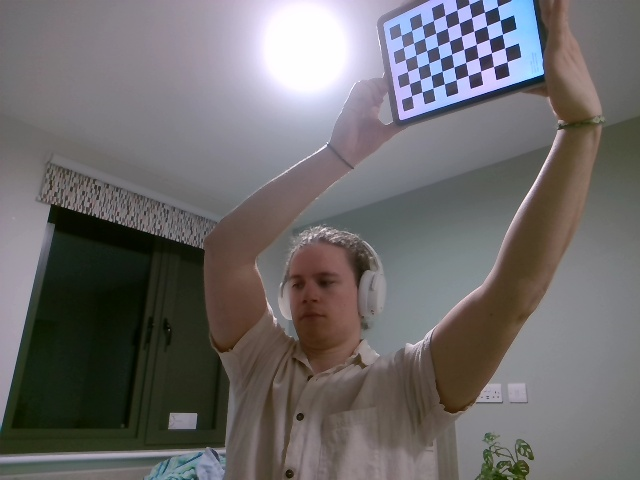
#> input picture calibration_images/calibration_image_10.jpg, 640 x 480 px; its folder holds 4 pictures in this run
$ python calibration.py
#> lines starting #> are read from the running program, lines starting #| are printed output that depends on the picture; after the words box and inside, x2 and y2 are one past the last pixel; in counts of white or black regions, pixels touching at a corner belong together
import cv2
import numpy as np
import glob
import os

# Define the dimensions of the checkerboard
CHECKERBOARD = (6, 9)  # Number of inner corners per a chessboard row and column
criteria = (cv2.TERM_CRITERIA_EPS + cv2.TERM_CRITERIA_MAX_ITER, 30, 0.001)

# Create vectors to store 3D points for each checkerboard image
objpoints = []
# Create vectors to store 2D points for each checkerboard image
imgpoints = []

# Define the real world coordinates for points in the checkerboard
objp = np.zeros((CHECKERBOARD[0] * CHECKERBOARD[1], 3), np.float32)
objp[:, :2] = np.mgrid[0:CHECKERBOARD[0], 0:CHECKERBOARD[1]].T.reshape(-1, 2)

# Get the file paths of the calibration images
images = glob.glob('calibration_images/*.jpg')

# Directory to save images with detected checkerboards
save_dir = 'calibrated_images'


for fname in images:
    img = cv2.imread(fname)
#> img is the input picture: shape (480, 640, 3); mean B, G, R 107.2, 106.6, 109.6
    gray = cv2.cvtColor(img, cv2.COLOR_BGR2GRAY)
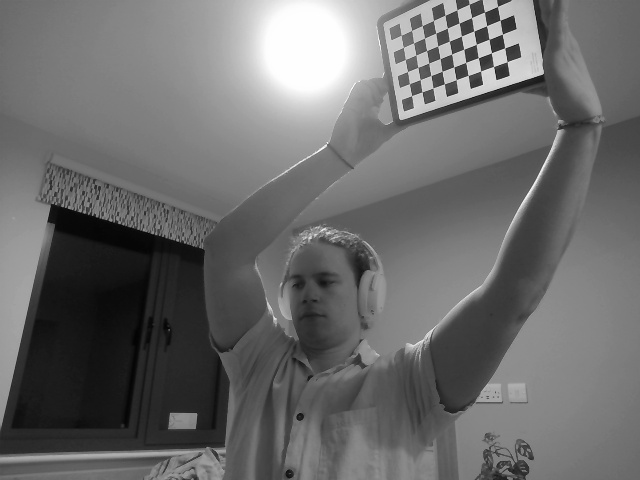
#> gray: shape (480, 640); min 3, max 255, mean 107.5

    # Find the chess board corners
    ret, corners = cv2.findChessboardCorners(gray, CHECKERBOARD, None)
#> ret = False; corners = None

    # If found, add object points, image points (after refining them)
    if ret:
        objpoints.append(objp)
        corners2 = cv2.cornerSubPix(gray, corners, (11, 11), (-1, -1), criteria)
        imgpoints.append(corners2)

        # Draw and save the corners
        img = cv2.drawChessboardCorners(img, CHECKERBOARD, corners2, ret)
    image_path = os.path.join(save_dir, os.path.basename(fname))
    cv2.imwrite(image_path, img)
    print(f"Saved {image_path}")
#> pass 2 of the loop `for fname in images:`:
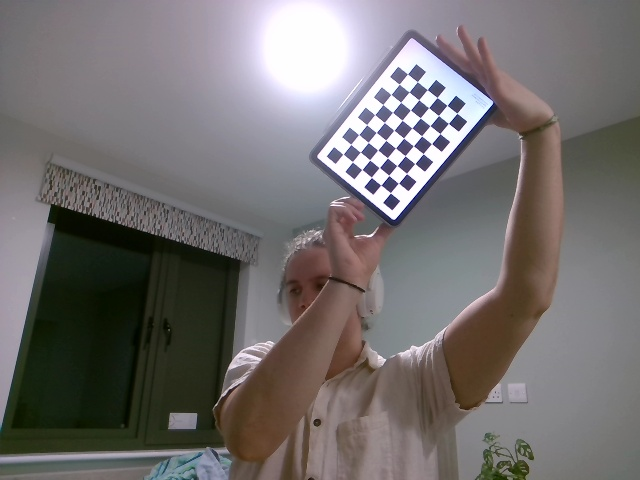
#> input picture calibration_images/calibration_image_11.jpg, 640 x 480 px
#> img is the input picture: shape (480, 640, 3); mean B, G, R 110.6, 110.9, 115
#> `gray = cv2.cvtColor(img, cv2.COLOR_BGR2GRAY)`:
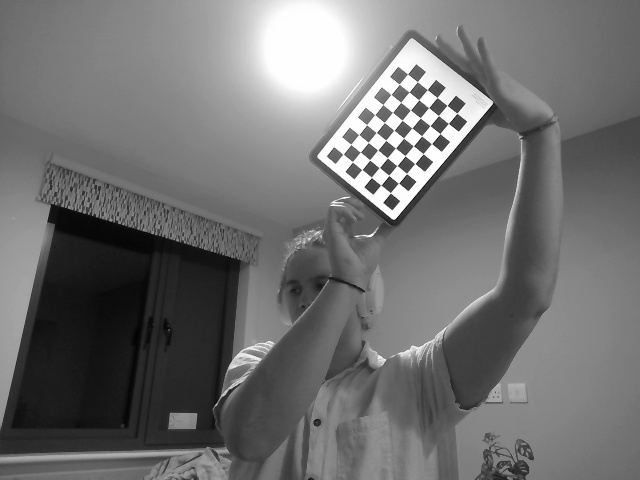
#> gray: shape (480, 640); min 3, max 255, mean 112.1
#> ret = True; corners = 54 rows, first 8: [390.4, 192.8], [380.8, 185.1], [371.4, 177.4], [361.9, 169.5], [352.4, 161.7], [343.1, 154.2], [398.5, 183.2], [388.8, 175.4]
#> corners2 = 54 rows, first 8: [387.3, 185.9], [384.5, 183.4], [378.5, 179.9], [368, 169.9], [352.4, 161.7], [349.4, 156.1], [391.9, 180.8], [392.8, 177.4]
#> `img = cv2.drawChessboardCorners(img, CHECKERBOARD, corners2, ret)`:
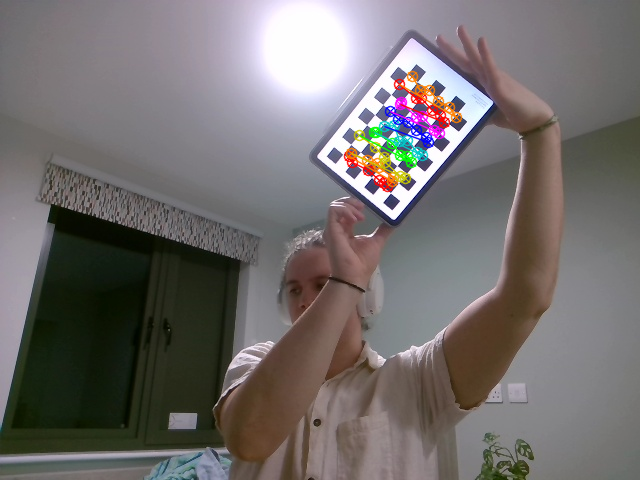
#> img: shape (480, 640, 3); 1.77% of pixels changed, all inside (x1, y1, x2, y2) = (343, 70, 463, 193)
#> pass 3 of the loop `for fname in images:`:
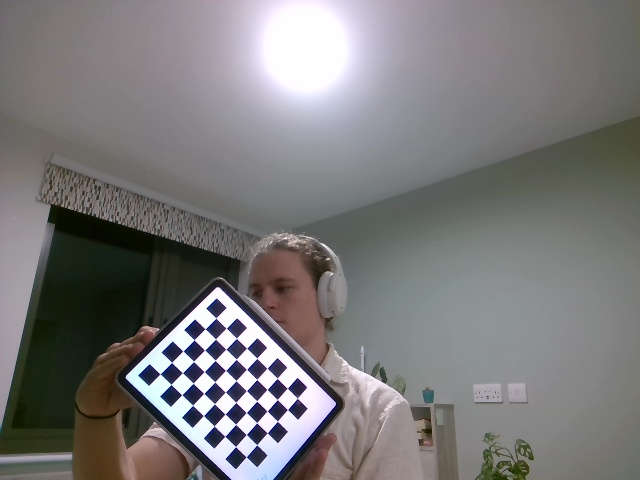
#> input picture calibration_images/calibration_image_12.jpg, 640 x 480 px
#> img is the input picture: shape (480, 640, 3); mean B, G, R 121.8, 121.3, 122.7
#> `gray = cv2.cvtColor(img, cv2.COLOR_BGR2GRAY)`:
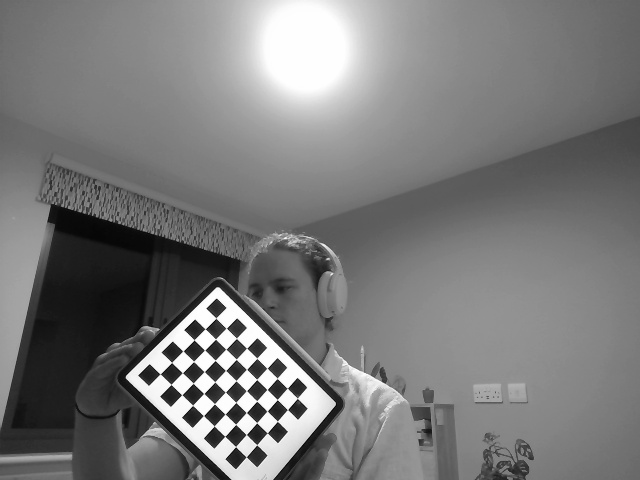
#> gray: shape (480, 640); min 2, max 255, mean 121.8
#> corners = 54 rows, first 8: [160.1, 374], [171.6, 362.5], [183, 351], [194.1, 339.8], [205.1, 328.8], [215.9, 318.1], [171, 384.4], [182.4, 372.8]
#> corners2 = 54 rows, first 8: [160.2, 374], [171.6, 362.4], [183, 351.1], [194.1, 339.7], [205.3, 328.8], [216, 318.1], [171, 384.4], [182.4, 372.7]
#> `img = cv2.drawChessboardCorners(img, CHECKERBOARD, corners2, ret)`:
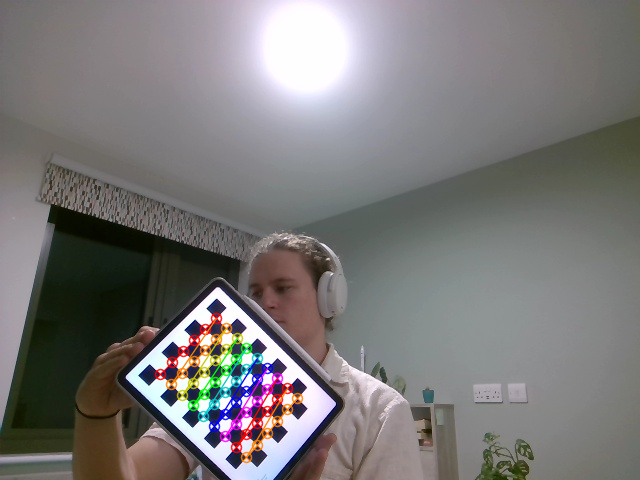
#> img: shape (480, 640, 3); 2.36% of pixels changed, all inside (x1, y1, x2, y2) = (154, 312, 304, 464)
#> the loop made 4 passes; the first 3 are shown

# Perform camera calibration to get the camera matrix and distortion coefficients
ret, camera_matrix, dist_coeffs, rvecs, tvecs = cv2.calibrateCamera(objpoints, imgpoints, gray.shape[::-1], None, None)

print("Camera matrix:")
print(camera_matrix)

print("\nDistortion coefficients:")
print(dist_coeffs)
